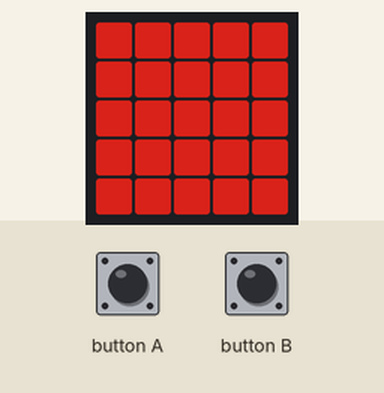
Simulated run of this program. Board: BBC micro:bit running MicroPython. Parts: the board's 5×5 LED display. The test bench sets the inputs (shaded band). Dim RGB values are drawn brighter than linear.

Above: at 1.2 s.
1.3 s: button A pressed for 0.15 s
At 1.9 s:
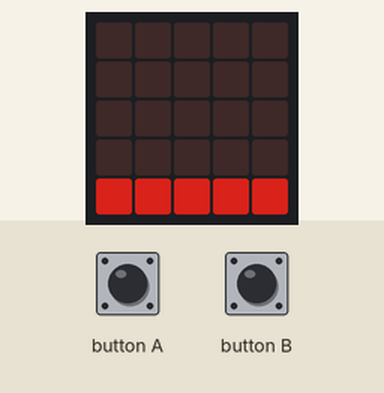
2.9 s: button B pressed for 0.15 s
At 4.1 s:
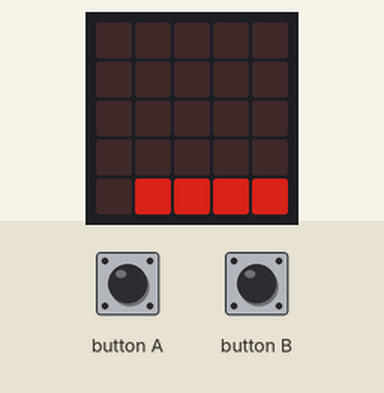
4.5 s: button B pressed for 1 s
At 5.4 s:
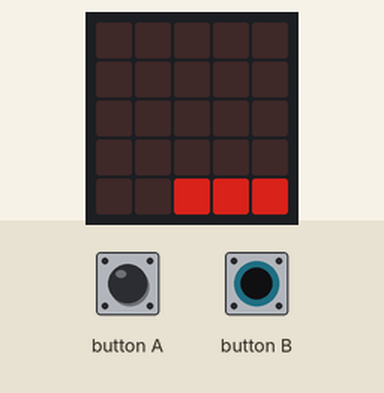
7.0 s: button B pressed for 0.15 s
At 7.4 s:
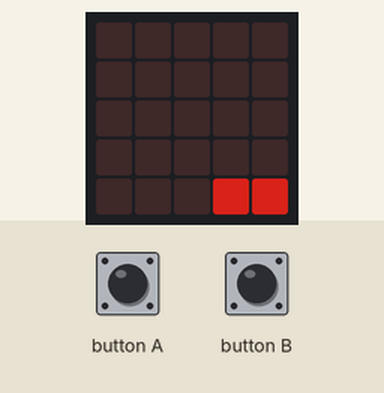
8.6 s: button B pressed for 3.2 s
At 9.7 s:
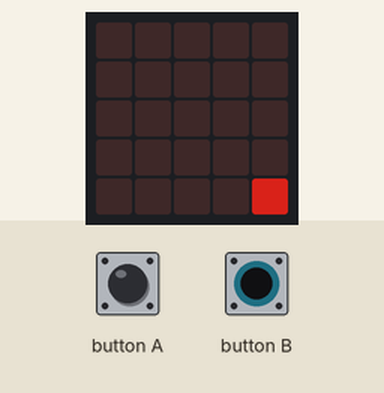
13.3 s: button B pressed for 0.15 s
At 14.1 s:
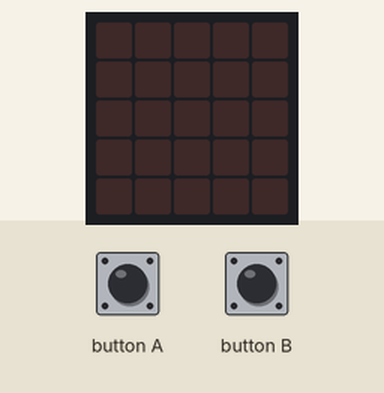
Timing chart, 0 to 16.3 s (numbered marks = the images above; inputs shaded):
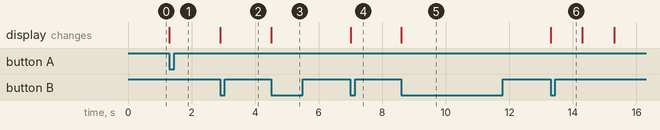

Measured:
- after the input at 1.3 s, the display: changes at once (image 1)
- after the input at 2.9 s, the display: changes at once (image 2)
- after the input at 4.5 s, the display: changes at once (image 3)
- after the input at 7.0 s, the display: changes at once (image 4)
- after the input at 8.6 s, the display: changes at once (image 5)
- after the input at 13.3 s, the display: changes at once (image 6)

The program:

tomato_timer.py
```python
from microbit import *
import utime as time

def get_button_a_presses():
    return button_a.get_presses()

def get_button_b_presses():
    return button_b.get_presses()

def show_image(pixels):
    display.show(Image(pixels))

def time_now():
    return time.ticks_ms()

import math

def was_button_a_pressed():
    # getting the number of pressses also resets the number or presses.
    return get_button_a_presses() > 0

def was_button_b_pressed():
    # getting the number of pressses also resets the number or presses.
    return get_button_b_presses() > 0

def get_countdown_image(count):
	pixels = []
	for i in range(25):
		if i % 5 == 0 and i > 0:
			pixels.append(':')
		pixels.append('0' if i >= count else '5')
	pixels.reverse()
	return ''.join(pixels)

start = time_now()
in_break = False
while True:
    if was_button_a_pressed():
        start = time_now()
        in_break = not in_break
    if was_button_b_pressed():
        start = start - 60000

    minutes_target = 5 if in_break else 25

    count = minutes_target - math.floor((time_now() - start) / 60000)

    strobe_on = math.floor((time_now() - start) / 1000) % 2

    pixels = get_countdown_image(count) if count > 0 else ('55555:55555:55555:55555:55555' if strobe_on else '00000:00000:00000:00000:00000')
    show_image(pixels)
```
